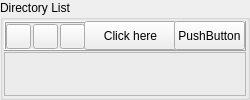
      <widget class="QGroupBox" name="dirGroup">
       <property name="minimumSize">
        <size>
         <width>250</width>
         <height>0</height>
        </size>
       </property>
       <property name="maximumSize">
        <size>
         <width>400</width>
         <height>16777215</height>
        </size>
       </property>
       <property name="title">
        <string>Directory List</string>
       </property>
       <layout class="QVBoxLayout" name="verticalLayout_2">
        <property name="spacing">
         <number>1</number>
        </property>
        <property name="leftMargin">
         <number>1</number>
        </property>
        <property name="topMargin">
         <number>1</number>
        </property>
        <property name="rightMargin">
         <number>1</number>
        </property>
        <property name="bottomMargin">
         <number>1</number>
        </property>
        <item>
         <widget class="QFrame" name="frame_3">
          <property name="sizePolicy">
           <sizepolicy hsizetype="Preferred" vsizetype="Fixed">
            <horstretch>0</horstretch>
            <verstretch>0</verstretch>
           </sizepolicy>
          </property>
          <property name="minimumSize">
           <size>
            <width>0</width>
            <height>30</height>
           </size>
          </property>
          <property name="maximumSize">
           <size>
            <width>16777215</width>
            <height>30</height>
           </size>
          </property>
          <property name="frameShape">
           <enum>QFrame::Box</enum>
          </property>
          <property name="frameShadow">
           <enum>QFrame::Raised</enum>
          </property>
          <widget class="QWidget" name="layoutWidget">
           <property name="geometry">
            <rect>
             <x>1</x>
             <y>1</y>
             <width>81</width>
             <height>28</height>
            </rect>
           </property>
           <layout class="QHBoxLayout" name="horizontalLayout_3">
            <property name="spacing">
             <number>1</number>
            </property>
            <property name="topMargin">
             <number>2</number>
            </property>
            <item>
             <widget class="QPushButton" name="selDirBtn">
              <property name="sizePolicy">
               <sizepolicy hsizetype="Fixed" vsizetype="Fixed">
                <horstretch>0</horstretch>
                <verstretch>0</verstretch>
               </sizepolicy>
              </property>
              <property name="minimumSize">
               <size>
                <width>25</width>
                <height>25</height>
               </size>
              </property>
              <property name="maximumSize">
               <size>
                <width>25</width>
                <height>25</height>
               </size>
              </property>
              <property name="text">
               <string/>
              </property>
              <property name="icon">
               <iconset resource="myrc.qrc">
                <normaloff>:/images/OpenDir.png</normaloff>:/images/OpenDir.png</iconset>
              </property>
             </widget>
            </item>
            <item>
             <widget class="QPushButton" name="refreshBtn">
              <property name="sizePolicy">
               <sizepolicy hsizetype="Fixed" vsizetype="Fixed">
                <horstretch>0</horstretch>
                <verstretch>0</verstretch>
               </sizepolicy>
              </property>
              <property name="minimumSize">
               <size>
                <width>25</width>
                <height>25</height>
               </size>
              </property>
              <property name="maximumSize">
               <size>
                <width>25</width>
                <height>25</height>
               </size>
              </property>
              <property name="text">
               <string/>
              </property>
              <property name="icon">
               <iconset resource="myrc.qrc">
                <normaloff>:/images/Refresh.png</normaloff>:/images/Refresh.png</iconset>
              </property>
             </widget>
            </item>
            <item>
             <widget class="QPushButton" name="goBackBtn">
              <property name="sizePolicy">
               <sizepolicy hsizetype="Fixed" vsizetype="Fixed">
                <horstretch>0</horstretch>
                <verstretch>0</verstretch>
               </sizepolicy>
              </property>
              <property name="minimumSize">
               <size>
                <width>25</width>
                <height>25</height>
               </size>
              </property>
              <property name="maximumSize">
               <size>
                <width>25</width>
                <height>25</height>
               </size>
              </property>
              <property name="text">
               <string/>
              </property>
              <property name="icon">
               <iconset resource="myrc.qrc">
                <normaloff>:/images/GoBack.png</normaloff>:/images/GoBack.png</iconset>
              </property>
             </widget>
            </item>
           </layout>
          </widget>
          <widget class="QPushButton" name="pushButton">
           <property name="geometry">
            <rect>
             <x>80</x>
             <y>0</y>
             <width>93</width>
             <height>29</height>
            </rect>
           </property>
           <property name="text">
            <string>Click here</string>
           </property>
          </widget>
          <widget class="QPushButton" name="pushButton_2">
           <property name="geometry">
            <rect>
             <x>170</x>
             <y>0</y>
             <width>71</width>
             <height>29</height>
            </rect>
           </property>
           <property name="text">
            <string>PushButton</string>
           </property>
          </widget>
         </widget>
        </item>
        <item>
         <widget class="QFrame" name="dirFrame">
          <property name="font">
           <font>
            <family>MS Shell Dlg 2</family>
            <pointsize>8</pointsize>
           </font>
          </property>
          <property name="frameShape">
           <enum>QFrame::StyledPanel</enum>
          </property>
          <property name="frameShadow">
           <enum>QFrame::Raised</enum>
          </property>
         </widget>
        </item>
       </layout>
      </widget>
